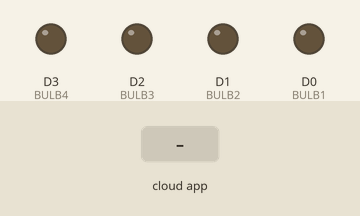
This sketch was run on a simulated ESP8266 (NodeMCU). Shown: output pins drawn as LEDs (lit = HIGH). The test bench sets the inputs (shaded band). WiFi joins after 1.5 s; servers stay silent unless stated; no MQTT or app messages arrive unless stated; what the sketch prints to the serial monitor is not drawn.

Above: at 2.7 s.
2.8 s: the phone or cloud app sets BULB1 to 1
At 3.7 s:
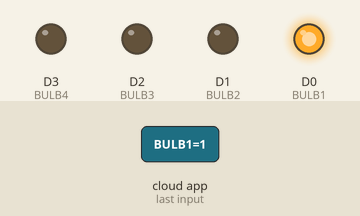
4.3 s: the phone or cloud app sets BULB2 to 1
At 5.2 s:
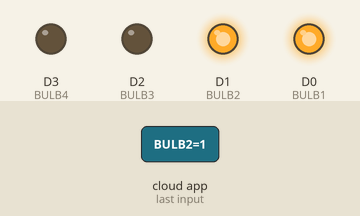
5.8 s: the phone or cloud app sets BULB3 to 1
At 7.0 s:
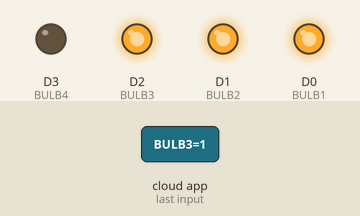
7.3 s: the phone or cloud app sets BULB4 to 1
At 8.5 s:
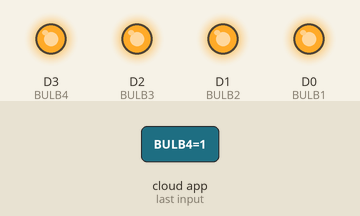
8.8 s: the phone or cloud app sets BULB1 to 0
At 9.4 s:
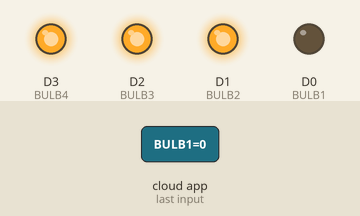
10.3 s: the phone or cloud app sets BULB2 to 0
At 10.9 s:
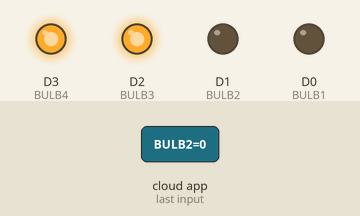
Timing chart, 0 to 12.8 s (numbered marks = the images above; inputs shaded):
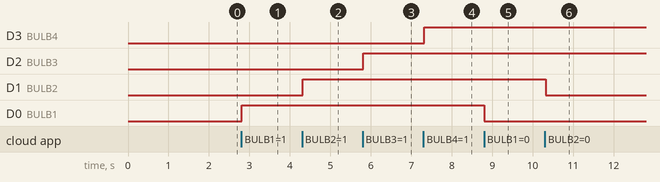

Measured:
- after the input at 2.8 s, D0 (BULB1): LOW → HIGH at once
- after the input at 4.3 s, D1 (BULB2): LOW → HIGH at once
- after the input at 5.8 s, D2 (BULB3): LOW → HIGH at once
- after the input at 7.3 s, D3 (BULB4): LOW → HIGH at once
- after the input at 8.8 s, D0 (BULB1): HIGH → LOW at once
- after the input at 10.3 s, D1 (BULB2): HIGH → LOW at once

The sketch:

4LED.ino
```cpp
#include <ESP8266WiFi.h>
#include "Adafruit_MQTT.h"
#include "Adafruit_MQTT_Client.h"


#define BULB1 D0
#define BULB2 D1
#define BULB3 D2
#define BULB4 D3
/************************* WiFi Access Point *********************************/

#define WLAN_SSID       "NOOR WIFI"
#define WLAN_PASS       "noorsana"

/************************* Adafruit.io Setup *********************************/

#define AIO_SERVER      "io.adafruit.com"
#define AIO_SERVERPORT  1883                   // use 8883 for SSL

#define IO_USERNAME  "NOORSANA"
#define AIO_KEY       "aio_imIu43d9FXB8UzCyDY55eX7Frx3M"

/************ Global State (you don't need to change this!) ******************/

WiFiClient client;
Adafruit_MQTT_Client mqtt(&client, AIO_SERVER, AIO_SERVERPORT, IO_USERNAME, AIO_KEY);

/****************************** Feeds ***************************************/


Adafruit_MQTT_Subscribe onoffbutton1 = Adafruit_MQTT_Subscribe(&mqtt, IO_USERNAME "/feeds/BULB1");
Adafruit_MQTT_Subscribe onoffbutton2 = Adafruit_MQTT_Subscribe(&mqtt, IO_USERNAME "/feeds/BULB2");
Adafruit_MQTT_Subscribe onoffbutton3 = Adafruit_MQTT_Subscribe(&mqtt, IO_USERNAME "/feeds/BULB3");
Adafruit_MQTT_Subscribe onoffbutton4 = Adafruit_MQTT_Subscribe(&mqtt, IO_USERNAME "/feeds/BULB4");

/*************************** Sketch Code ************************************/


void MQTT_connect();

void setup() {

  Serial.begin(115200);
  delay(10);

  pinMode(BULB1,OUTPUT);
      pinMode(BULB2,OUTPUT);
      pinMode(BULB3,OUTPUT);
        pinMode(BULB4,OUTPUT);


  digitalWrite(BULB1,LOW);
    digitalWrite(BULB2,LOW);
      digitalWrite(BULB3,LOW);
        digitalWrite(BULB4,LOW);


  Serial.println(F("IOT Based Home Automation"));

  // Connect to WiFi access point.
  Serial.println(); Serial.println();
  Serial.print("Connecting to ");
  Serial.println(WLAN_SSID);

  WiFi.begin(WLAN_SSID, WLAN_PASS);
  while (WiFi.status() != WL_CONNECTED) {
    delay(500);
    Serial.print(".");
  }
  Serial.println();

  Serial.println("WiFi connected");
  Serial.println("IP address: "); Serial.println(WiFi.localIP());

  // Setup MQTT subscription for onoff feed.

  mqtt.subscribe(&onoffbutton1);
    mqtt.subscribe(&onoffbutton2);
      mqtt.subscribe(&onoffbutton3);
        mqtt.subscribe(&onoffbutton4);


}

uint32_t x=0;


void loop() {


  MQTT_connect();


  Adafruit_MQTT_Subscribe *subscription;
  while ((subscription = mqtt.readSubscription(5000))) {
    if (subscription == &onoffbutton1)
    {
      Serial.print(F("Got: "));
      Serial.println((char *)onoffbutton1.lastread);
      uint16_t state1=atoi((char *)onoffbutton1.lastread);
      digitalWrite(BULB1,state1);
    }
        if (subscription == &onoffbutton2)
    {
      Serial.print(F("Got: "));
      Serial.println((char *)onoffbutton2.lastread);
      uint16_t state1=atoi((char *)onoffbutton2.lastread);
      digitalWrite(BULB2,state1);
    }
    if (subscription == &onoffbutton3)
    {
      Serial.print(F("Got: "));
      Serial.println((char *)onoffbutton3.lastread);
      uint16_t state1=atoi((char *)onoffbutton3.lastread);
      digitalWrite(BULB3,state1);
    }
    if (subscription == &onoffbutton4)
    {
      Serial.print(F("Got: "));
      Serial.println((char *)onoffbutton4.lastread);
      uint16_t state1=atoi((char *)onoffbutton4.lastread);
      digitalWrite(BULB4,state1);
    }

  }


}

void MQTT_connect() {
  int8_t ret;

  if (mqtt.connected()) {
    return;
  }

  Serial.print("Connecting to MQTT... ");

  uint8_t retries = 3;
  while ((ret = mqtt.connect()) != 0) { // connect will return 0 for connected
       Serial.println(mqtt.connectErrorString(ret));
       Serial.println("Retrying MQTT connection in 5 seconds...");
       mqtt.disconnect();
       delay(5000);  // wait 5 seconds
       retries--;
       if (retries == 0) {
         // basically die and wait for WDT to reset me
         while (1);
       }
  }
  Serial.println("MQTT Connected!");
}
```
